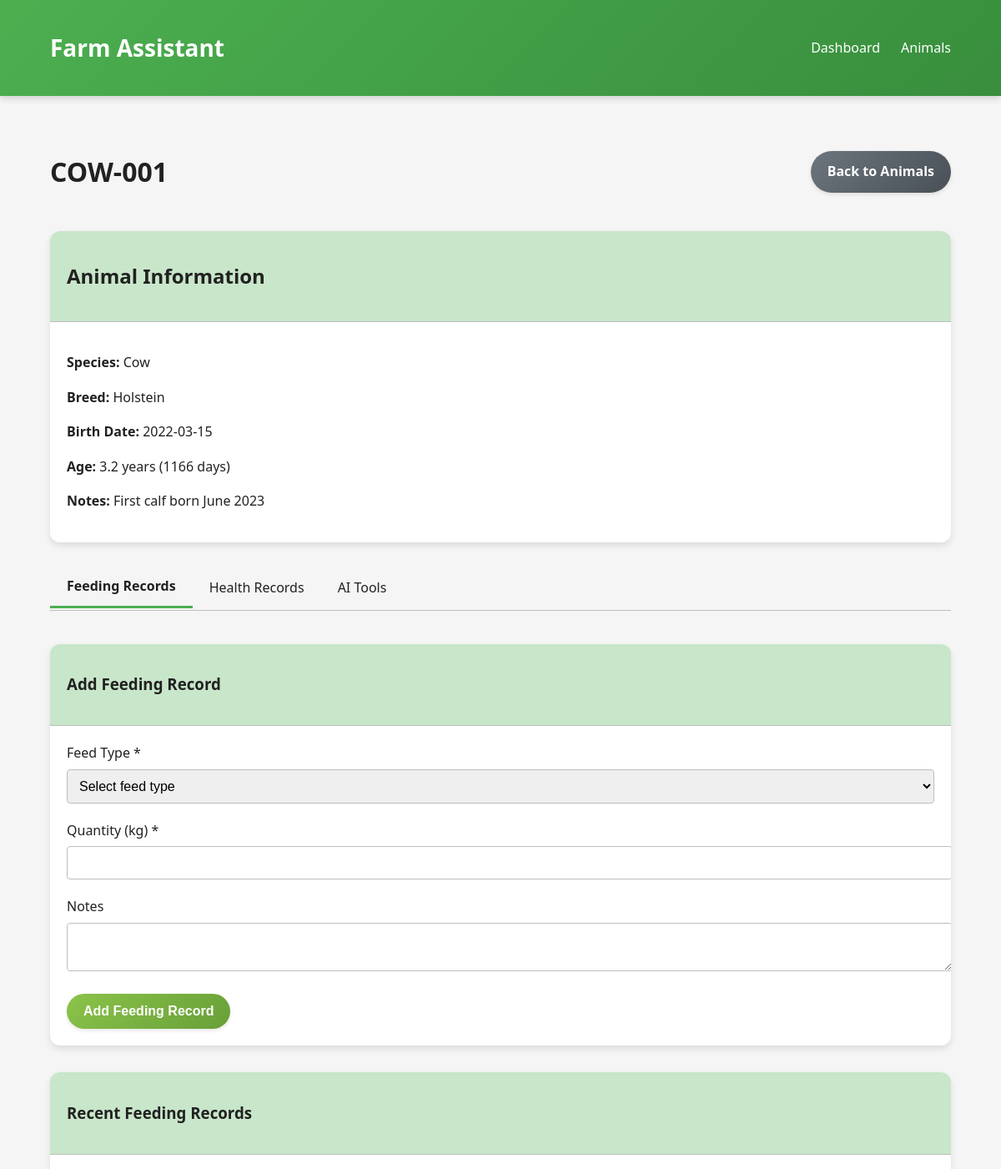
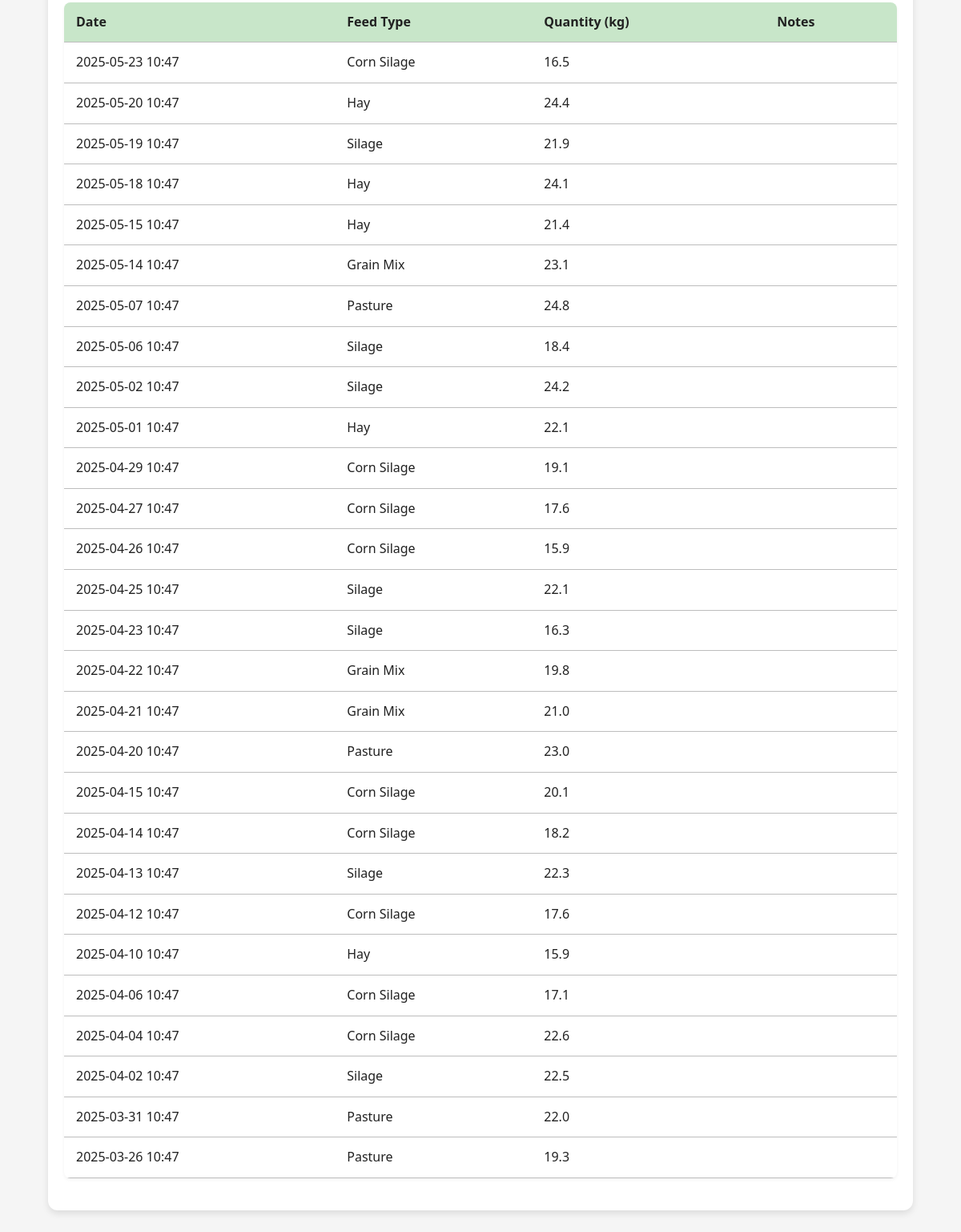
/animals/COW-001, run on the app's committed database (2 pictures, top to bottom).
### models/models.py (models this page shows, shortened)
class Animal(db.Model):
    id = db.Column(db.Integer, primary_key=True)
    animal_tag_id = db.Column(db.String(20), unique=True, nullable=False)
    species = db.Column(db.String(50), nullable=False)
    breed = db.Column(db.String(50))
    birth_date = db.Column(db.Date, nullable=False)
    notes = db.Column(db.Text)
    feeding_logs = db.relationship('FeedingLog', backref='animal', lazy=True, cascade="all, delete-orphan")
    health_records = db.relationship('HealthRecord', backref='animal', lazy=True, cascade="all, delete-orphan")
    alerts = db.relationship('Alert', backref='animal', lazy=True, cascade="all, delete-orphan")

class FeedingLog(db.Model):
    id = db.Column(db.Integer, primary_key=True)
    animal_id = db.Column(db.Integer, db.ForeignKey('animal.id'), nullable=False)
    timestamp = db.Column(db.DateTime, default=datetime.utcnow, nullable=False)
    feed_type = db.Column(db.String(50), nullable=False)
    quantity_kg = db.Column(db.Float, nullable=False)
    notes = db.Column(db.Text)

### app.py (the view)
@app.route('/animals/<animal_tag_id>')
def animal_detail(animal_tag_id):
    animal = Animal.query.filter_by(animal_tag_id=animal_tag_id).first_or_404()
    feeding_logs = FeedingLog.query.filter_by(animal_id=animal.id).order_by(FeedingLog.timestamp.desc()).all()
    health_records = HealthRecord.query.filter_by(animal_id=animal.id).order_by(HealthRecord.timestamp.desc()).all()
    today = datetime.utcnow().date()
    return render_template('animal_detail.html',
                           animal=animal,
                           feeding_logs=feeding_logs,
                           health_records=health_records,
                           today=today)

### templates/animal_detail.html (shortened to what this page needs)
{% extends 'base.html' %}
{% block content %}
    <div class="d-flex justify-content-between align-items-center mb-3">
        <h1>{{ animal.animal_tag_id }}</h1>
        <a href="{{ url_for('animals_list') }}" class="btn btn-secondary">Back to Animals</a>
    </div>
    <div class="card mb-4">
        <div class="card-header">
            <h2 class="mb-0">Animal Information</h2>
        </div>
        <div class="card-body">
            <div class="row">
                <div class="col-md-6">
                    <p><strong>Species:</strong> {{ animal.species }}</p>
                    <p><strong>Breed:</strong> {{ animal.breed or 'Not specified' }}</p>
                    <p><strong>Birth Date:</strong> {{ animal.birth_date.strftime('%Y-%m-%d') }}</p>
                </div>
                <div class="col-md-6">
                    <p><strong>Age:</strong>
                        {% set age_days = (today - animal.birth_date).days %}
                        {% set age_years = age_days / 365 %}
                        {{ '%.1f'|format(age_years) }} years ({{ age_days }} days)
                    </p>
                    <p><strong>Notes:</strong> {{ animal.notes or 'No notes' }}</p>
                </div>
            </div>
        </div>
    </div>
    <div class="tabs">
        <div class="tab-item active" data-tab="feeding-tab">Feeding Records</div>
        <div class="tab-item" data-tab="health-tab">Health Records</div>
        <div class="tab-item" data-tab="ai-tools-tab">AI Tools</div>
    </div>
    <div id="feeding-tab" class="tab-content">
        <div class="card mb-4">
            <div class="card-header">
                <h3 class="mb-0">Add Feeding Record</h3>
            </div>
            <div class="card-body">
                <form id="feeding-form" method="post" action="{{ url_for('add_feeding', animal_tag_id=animal.animal_tag_id) }}">
                    <div class="row">
                        <div class="col-md-6">
                            <div class="form-group">
                                <label for="feed_type" class="form-label">Feed Type *</label>
                                <select id="feed_type" name="feed_type" class="form-control" required>
                                    <option value="">Select feed type</option>
                                </select>
                            </div>
                        </div>
                        <div class="col-md-6">
                            <div class="form-group">
                                <label for="quantity_kg" class="form-label">Quantity (kg) *</label>
                                <input type="number" id="quantity_kg" name="quantity_kg" class="form-control"
                                       step="0.1" min="0.1" required>
                            </div>
                        </div>
                    </div>
                    <div class="form-group">
                        <label for="notes" class="form-label">Notes</label>
                        <textarea id="notes" name="notes" class="form-control" rows="2"></textarea>
                    </div>
                    <button type="submit" class="btn btn-success">Add Feeding Record</button>
                </form>
            </div>
        </div>
        <div class="card">
            <div class="card-header">
                <h3 class="mb-0">Recent Feeding Records</h3>
            </div>
            <div class="card-body">
                {% if feeding_logs %}
                    <div class="table-responsive">
                        <table class="table">
                            <thead>
                                <tr>
                                    <th>Date</th>
                                    <th>Feed Type</th>
                                    <th>Quantity (kg)</th>
                                    <th>Notes</th>
                                </tr>
                            </thead>
                            <tbody>
                                {% for log in feeding_logs %}
                                    <tr>
                                        <td>{{ log.timestamp.strftime('%Y-%m-%d %H:%M') }}</td>
                                        <td>{{ log.feed_type }}</td>
                                        <td>{{ log.quantity_kg }}</td>
                                        <td>{{ log.notes or '' }}</td>
                                    </tr>
                                {% endfor %}
                            </tbody>
                        </table>
                    </div>
                {% else %}
                    <p class="text-center">No feeding records have been added yet.</p>
                {% endif %}
            </div>
        </div>
    </div>
{% endblock %}

### data on the page
Animal: animal_tag_id "COW-001", species "Cow", breed "Holstein", birth_date "2022-03-15", notes "First calf born June 2023"
FeedingLog: timestamp "2025-05-23 10:47", feed_type "Corn Silage", quantity_kg "16.5"
FeedingLog: timestamp "2025-05-20 10:47", feed_type "Hay", quantity_kg "24.4"
FeedingLog: timestamp "2025-05-19 10:47", feed_type "Silage", quantity_kg "21.9"
FeedingLog: timestamp "2025-05-18 10:47", feed_type "Hay", quantity_kg "24.1"
FeedingLog: timestamp "2025-05-15 10:47", feed_type "Hay", quantity_kg "21.4"
FeedingLog: timestamp "2025-05-14 10:47", feed_type "Grain Mix", quantity_kg "23.1"
FeedingLog: timestamp "2025-05-07 10:47", feed_type "Pasture", quantity_kg "24.8"
FeedingLog: timestamp "2025-05-06 10:47", feed_type "Silage", quantity_kg "18.4"
FeedingLog: timestamp "2025-05-02 10:47", feed_type "Silage", quantity_kg "24.2"
FeedingLog: timestamp "2025-05-01 10:47", feed_type "Hay", quantity_kg "22.1"
FeedingLog: timestamp "2025-04-29 10:47", feed_type "Corn Silage", quantity_kg "19.1"
FeedingLog: timestamp "2025-04-27 10:47", feed_type "Corn Silage", quantity_kg "17.6"
FeedingLog: timestamp "2025-04-26 10:47", feed_type "Corn Silage", quantity_kg "15.9"
FeedingLog: timestamp "2025-04-25 10:47", feed_type "Silage", quantity_kg "22.1"
FeedingLog: timestamp "2025-04-23 10:47", feed_type "Silage", quantity_kg "16.3"
FeedingLog: timestamp "2025-04-22 10:47", feed_type "Grain Mix", quantity_kg "19.8"
FeedingLog: timestamp "2025-04-21 10:47", feed_type "Grain Mix", quantity_kg "21.0"
FeedingLog: timestamp "2025-04-20 10:47", feed_type "Pasture", quantity_kg "23.0"
FeedingLog: timestamp "2025-04-15 10:47", feed_type "Corn Silage", quantity_kg "20.1"
FeedingLog: timestamp "2025-04-14 10:47", feed_type "Corn Silage", quantity_kg "18.2"
FeedingLog: timestamp "2025-04-13 10:47", feed_type "Silage", quantity_kg "22.3"
FeedingLog: timestamp "2025-04-12 10:47", feed_type "Corn Silage", quantity_kg "17.6"
FeedingLog: timestamp "2025-04-10 10:47", feed_type "Hay", quantity_kg "15.9"
FeedingLog: timestamp "2025-04-06 10:47", feed_type "Corn Silage", quantity_kg "17.1"
FeedingLog: timestamp "2025-04-04 10:47", feed_type "Corn Silage", quantity_kg "22.6"
FeedingLog: timestamp "2025-04-02 10:47", feed_type "Silage", quantity_kg "22.5"
FeedingLog: timestamp "2025-03-31 10:47", feed_type "Pasture", quantity_kg "22.0"
FeedingLog: timestamp "2025-03-26 10:47", feed_type "Pasture", quantity_kg "19.3"

### other printed values
{{ '%.1f'|format(age_years) }} "3.2"
